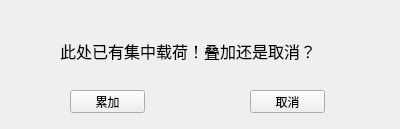
<?xml version="1.0" encoding="UTF-8"?>
<ui version="4.0">
 <class>samePos</class>
 <widget class="QWidget" name="samePos">
  <property name="geometry">
   <rect>
    <x>0</x>
    <y>0</y>
    <width>400</width>
    <height>129</height>
   </rect>
  </property>
  <property name="windowTitle">
   <string>Form</string>
  </property>
  <widget class="QPushButton" name="addButton">
   <property name="geometry">
    <rect>
     <x>70</x>
     <y>90</y>
     <width>75</width>
     <height>23</height>
    </rect>
   </property>
   <property name="text">
    <string>累加</string>
   </property>
  </widget>
  <widget class="QPushButton" name="cancelButton">
   <property name="geometry">
    <rect>
     <x>250</x>
     <y>90</y>
     <width>75</width>
     <height>23</height>
    </rect>
   </property>
   <property name="text">
    <string>取消</string>
   </property>
  </widget>
  <widget class="QLabel" name="label">
   <property name="geometry">
    <rect>
     <x>60</x>
     <y>30</y>
     <width>291</width>
     <height>41</height>
    </rect>
   </property>
   <property name="font">
    <font>
     <family>黑体</family>
     <pointsize>12</pointsize>
    </font>
   </property>
   <property name="text">
    <string>此处已有集中载荷！叠加还是取消？</string>
   </property>
  </widget>
 </widget>
 <resources/>
 <connections/>
</ui>
